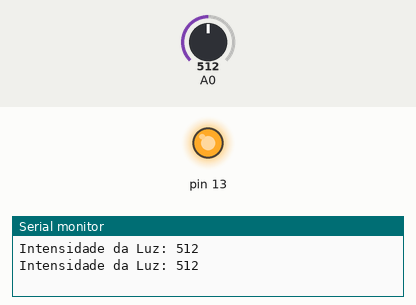
Bench run of a sketch on a simulated Arduino Uno, built with avr-gcc and run on an emulated ATmega328P. Parts: output pins drawn as LEDs (lit = HIGH), the last lines printed to the serial monitor. The inputs (shaded band) are chosen by the test bench; at power-on: A0 = 512.

Above: at 5.8 s.
5.9 s: A0 set to 535
11.9 s: A0 set to 558
At 16.2 s:
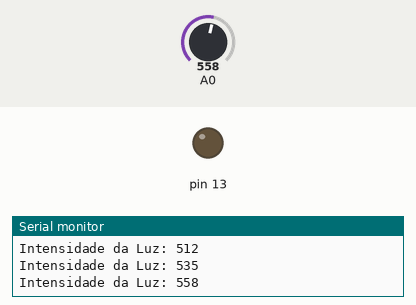
17.9 s: A0 set to 540
At 21.3 s:
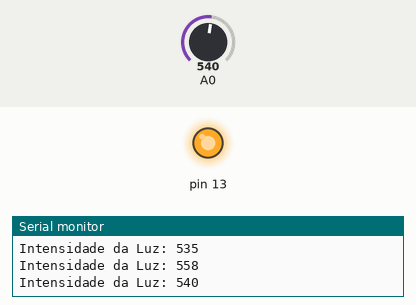
23.9 s: A0 set to 560
At 26.3 s:
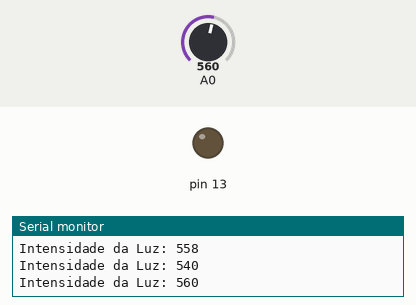
Timing chart, 0 to 27.8 s (numbered marks = the images above; inputs shaded):
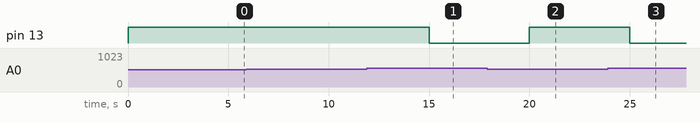

The sketch:

EX1_3.ino
```cpp
void setup() {
  // put your setup code here, to run once:
  pinMode(13, OUTPUT);
  Serial.begin(9600);
}

void loop() {
  // put your main code here, to run repeatedly:
  int IntensidadeLuz = analogRead(A0);
  Serial.print("Intensidade da Luz: ");
  Serial.print(IntensidadeLuz);
  Serial.print("\n");
  if(IntensidadeLuz <= 550)
  {
    digitalWrite(13, HIGH);
  }
  else
  {
    digitalWrite(13, LOW);
  }
  delay(5000);
}
```

Measured:
- the behaviour switches between 550 and 551 on A0 (found by bisection; images 0 and 1)
- after the input at 11.9 s, pin 13: HIGH → LOW after 3.1 s
- after the input at 17.9 s, pin 13: LOW → HIGH after 2.1 s
- after the input at 23.9 s, pin 13: HIGH → LOW after 1.1 s
